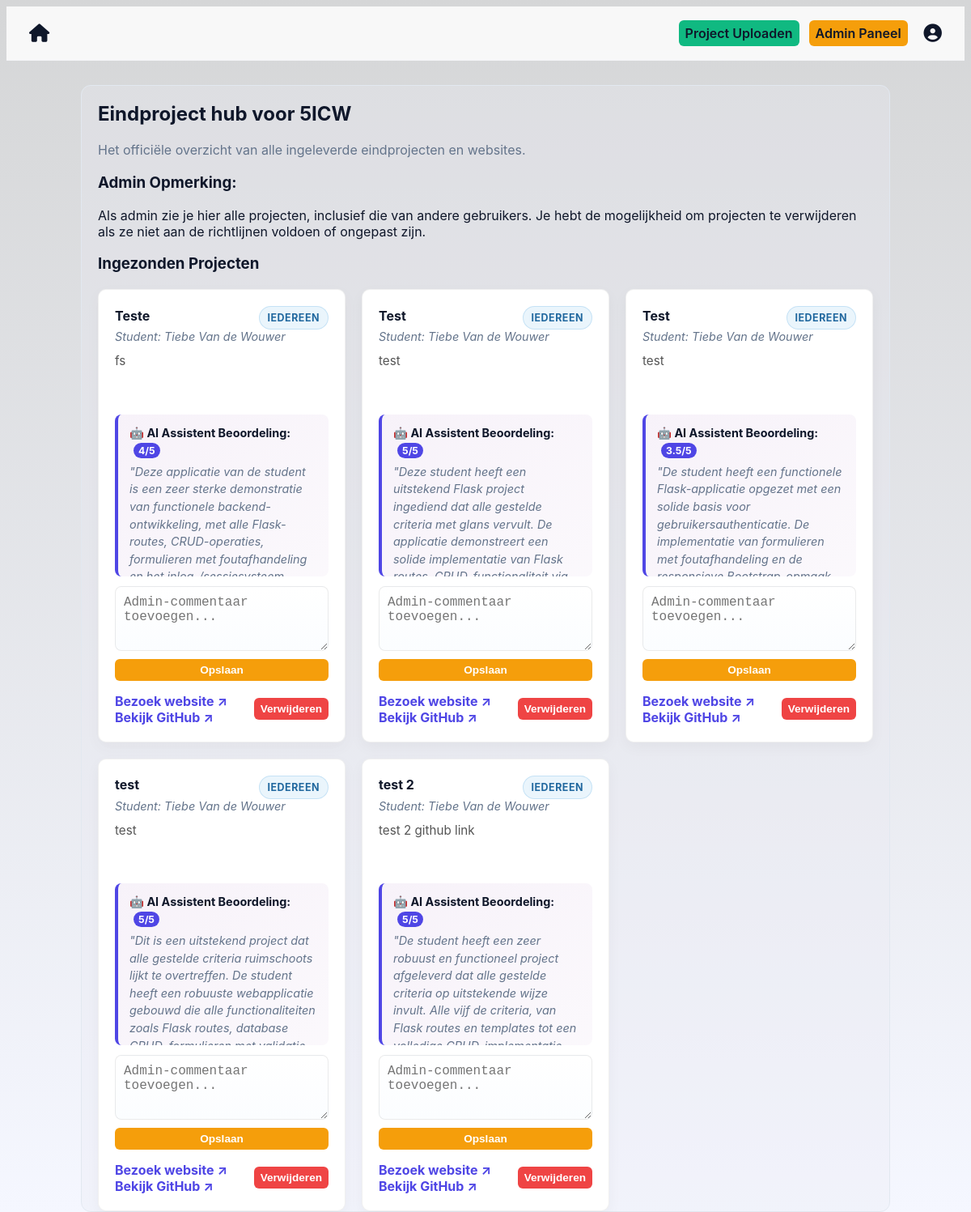
The page / (signed in) on the database its author committed.
### tables this page shows
CREATE TABLE projects (
            id INTEGER PRIMARY KEY AUTOINCREMENT,
            title TEXT NOT NULL,
            description TEXT NOT NULL,
            link TEXT,
            user_id INTEGER NOT NULL, admin_comment TEXT, visibility TEXT DEFAULT 'public', ai_score INTEGER, ai_feedback TEXT, github_link TEXT, -- HIERMEE KOPPELEN WE HET PROJECT AAN EEN GEBRUIKER
            FOREIGN KEY (user_id) REFERENCES users (id) ON DELETE CASCADE
        );

CREATE TABLE users (
            id INTEGER PRIMARY KEY AUTOINCREMENT,
            name TEXT NOT NULL,
            email TEXT UNIQUE NOT NULL,
            password_hash TEXT NOT NULL,
            verified INTEGER DEFAULT 0,
            role TEXT DEFAULT 'user'  -- HIERMEE HOUDEN WE DE ROL BIJ
        );

### app.py (the view, shortened to what this page needs)
@app.route('/')
def index():
    conn = get_db_connection()
    db = conn.cursor()
    if session.get('user_role') == 'admin':
        projecten = db.execute('''
            SELECT projects.*, users.name AS creator_name
            FROM projects
            JOIN users ON projects.user_id = users.id
        ''').fetchall()
    conn.close()
    if 'user_name' in session:
        current_user = session['user_name']
        is_guest = False
    else:
        current_user = "Gast"
        is_guest = True
    return render_template('index.html', username=current_user, is_guest=is_guest, projecten=projecten)

### app.py (called while the page is built)
def get_db_connection():
    conn = sqlite3.connect('registrants.db')
    conn.row_factory = sqlite3.Row
    return conn

@app.context_processor
def inject_theme():
    theme = session.get('theme', 'light')
    if theme not in ['light', 'dark', 'ocean', 'dark-neon', 'soft-nature', 'sunset', 'frosted-ice', 'retro-gaming', 'coffee', 'cyberpunk']:
        theme = 'light'
    return {'theme_class': theme}

### templates/index.html (shortened to what this page needs)
{% extends "layout.html" %}
{% block content %}
    <h2>Eindproject hub voor 5ICW</h2>
    <p class="muted">Het officiële overzicht van alle ingeleverde eindprojecten en websites.</p>
    {% if session.user_role == 'admin' %}
        <div class="admin-notice">
            <h3>Admin Opmerking:</h3>
            <p>Als admin zie je hier alle projecten, inclusief die van andere gebruikers. Je hebt de mogelijkheid om projecten te verwijderen als ze niet aan de richtlijnen voldoen of ongepast zijn.</p>
        </div>
    {% endif %}
    <h3>Ingezonden Projecten</h3>
    {% if projecten %}
        <div class="projects-grid">
            {% for project in projecten %}
            <div class="project-card">
                    <div>
                        <div class="project-card-header">
                            <h4>{{ project['title'] }}</h4>
                            <span class="project-visibility-pill {{ 'visibility-admin' if (project['visibility'] or 'public') == 'admin' else 'visibility-public' }}">
                                {% if (project['visibility'] or 'public') == 'admin' %}Alleen admin{% else %}Iedereen{% endif %}
                            </span>
                        </div>
                        <p class="project-meta">Student: {{ project['creator_name'] }}</p>
                        <p class="project-desc">{{ project['description'] }}</p>
                        <div class="Ai-feedback">
                            <strong style="color: var(--text);">🤖 AI Assistent Beoordeling:</strong>
                            <span style="background: var(--primary); color: white; padding: 2px 6px; border-radius: 10px; font-size: 0.85em; font-weight: bold; margin-left: 5px;">
                                {{ project['ai_score'] }}/5
                            </span>
                            <p style="margin: 5px 0 0 0; font-style: italic; color: var(--muted);">
                                    "{{ project['ai_feedback'] }}"
                            </p>
                        </div>
                        {% if session.user_role == 'admin' %}
                            <form action="{{ url_for('project_comment', project_id=project['id']) }}" method="post" class="project-comment-form">
                                <textarea name="comment" placeholder="Admin-commentaar toevoegen...">{{ project['admin_comment'] or '' }}</textarea>
                                <button type="submit" class="btn btn-accent small">Opslaan</button>
                            </form>
                        {% endif %}
                    </div>
                    <div class="project-actions">
                        <div class="project-links">
                            {% if project['link'] %}
                                <a href="{{ project['link'] }}" target="_blank" class="link-primary">Bezoek website ↗</a>
                            {% endif %}
                            {% if project['github_link'] %}
                                <a href="{{ project['github_link'] }}" target="_blank" class="link-primary">Bekijk GitHub ↗</a>
                            {% endif %}
                        </div>
                        {% if session.user_id and (project['user_id'] == session.user_id or session.user_role == 'admin') %}
                            <form action="{{ url_for('delete_project', project_id=project['id']) }}" method="post" onsubmit="return confirm('Weet je zeker dat je dit project wilt verwijderen?');" class="inline-form">
                                <button type="submit" class="btn btn-danger small">
                                    Verwijderen
                                </button>
                            </form>
                        {% endif %}
                    </div>
                </div>
            {% endfor %}
        </div>
    {% else %}
        <p class="muted italic">Er zijn momenteel nog geen eindprojecten ingeleverd door de leerlingen.</p>
    {% endif %}
{% endblock %}

### static/style.css (style rules this page uses)
:root { --bg: #f5f7ff; --bg-gradient: #d5d6d7; --card: #ffffff; --muted: #64748b; --primary: #4f46e5; --primary-light: #818cf8; --accent: #f59e0b; --success: #10b981; --danger: #ef4444; --text: #0f172a; --border: #e2e8f0; --glass: rgba(234, 234, 244, 0.34); }
* { box-sizing: border-box }
html,body { height:100% }
body { font-family: Inter, system-ui, -apple-system, 'Segoe UI', Roboto, 'Helvetica Neue', Arial; background: linear-gradient(180deg, var(--bg-gradient) 0%, var(--bg) 100%); background-attachment: fixed; color:var(--text); min-height:100%; -webkit-font-smoothing:antialiased; }
.Ai-feedback { max-height: 200px; overflow-y: auto; padding: 12px 14px; background: linear-gradient(135deg, rgba(155, 89, 182, 0.08) 0%, rgba(155, 89, 182, 0.04) 100%); border-left: 4px solid var(--primary); border-radius: 8px; margin-top: 15px; font-size: 0.9em; line-height: 1.5; scroll-behavior: smooth; }
.btn { display:inline-block;padding:8px 12px;border-radius:6px;border:none;cursor:pointer;text-decoration:none;font-weight:600 }
.btn-accent { background:var(--accent);color:white }
.btn-danger { background:var(--danger);color:white }
.btn.small { padding:6px 8px;font-size:0.85rem }
.input-group input,.input-group textarea, .input-group select, input[type=email], input[type=text], input[type=password], input[type=url], textarea, select { padding:10px;border:1px solid rgba(0,0,0,0.08);border-radius:6px;background:linear-gradient(180deg,#fff,#fbfdff);font-size:1rem }
textarea { resize:vertical }
.project-card-header { display:flex;align-items:center;justify-content:space-between;gap:10px;flex-wrap:wrap }
.project-visibility-pill { font-size:0.78rem;padding:6px 10px;border-radius:999px;font-weight:700;text-transform:uppercase;letter-spacing:.04em }
.visibility-public { background:rgba(52,152,219,0.1);color:#21689f;border:1px solid rgba(52,152,219,0.2) }
.projects-grid { display:grid;grid-template-columns:repeat(auto-fill,minmax(280px,1fr));gap:20px;margin-top:20px }
.project-card { border:1px solid rgba(0,0,0,0.06);padding:20px;border-radius:10px;background:var(--card);box-shadow:0 6px 18px rgba(15,20,25,0.04);display:flex;flex-direction:column;justify-content:space-between }
.project-card h4 { margin:0 0 6px 0;color:var(--text) }
.project-meta { margin:0 0 12px 0;font-size:0.9rem;color:var(--muted);font-style:italic }
.muted { color:var(--muted) }
.link-primary { color:var(--primary);text-decoration:none;font-weight:700 }
.project-desc { font-size:0.95rem;color:#555;min-height:60px;margin-top:0 }
.project-actions { display:flex;justify-content:space-between;align-items:center;margin-top:15px }
.inline-form { margin:0 }
.project-comment-form { display:flex;flex-direction:column;gap:10px;margin-top:12px }
.project-comment-form textarea { min-height:80px;border:1px solid rgba(0,0,0,0.08);border-radius:8px;padding:10px;resize:vertical }
.small { font-size:0.85rem }

### rows shown on the page
projects: title "Teste", visibility "IEDEREEN", creator_name "Tiebe Van de Wouwer", description "fs", ai_score "4", ai_feedback "Deze applicatie van de student is een zeer sterke demonstratie van functionele backend-ontwikkeling, met alle Flask-routes, CRUD-operaties, formulieren met foutafhandeling…"
projects: title "Test", visibility "IEDEREEN", creator_name "Tiebe Van de Wouwer", description "test", ai_score "5", ai_feedback "Deze student heeft een uitstekend Flask project ingediend dat alle gestelde criteria met glans vervult. De applicatie demonstreert een solide implementatie van Flask…"
projects: title "Test", visibility "IEDEREEN", creator_name "Tiebe Van de Wouwer", description "test", ai_score "3.5", ai_feedback "De student heeft een functionele Flask-applicatie opgezet met een solide basis voor gebruikersauthenticatie. De implementatie van formulieren met foutafhandeling en de…"
projects: title "test", visibility "IEDEREEN", creator_name "Tiebe Van de Wouwer", description "test", ai_score "5", ai_feedback "Dit is een uitstekend project dat alle gestelde criteria ruimschoots lijkt te overtreffen. De student heeft een robuuste webapplicatie gebouwd die alle functionaliteiten zoals Flask routes, database…"
projects: title "test 2", visibility "IEDEREEN", creator_name "Tiebe Van de Wouwer", description "test 2 github link", ai_score "5", ai_feedback "De student heeft een zeer robuust en functioneel project afgeleverd dat alle gestelde criteria op uitstekende wijze invult. Alle vijf de criteria, van Flask routes en templates tot een…"
